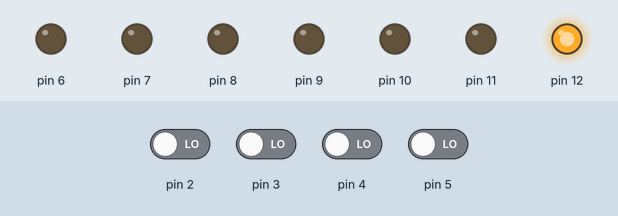
This sketch was run on a simulated Arduino Uno, built with avr-gcc and run on an emulated ATmega328P. Parts: output pins drawn as LEDs (lit = HIGH). The test bench sets the inputs (shaded band); at power-on: pin 2–5 LOW.

Above: at 6.8 s.
6.9 s: pin 3 driven HIGH
At 9.9 s:
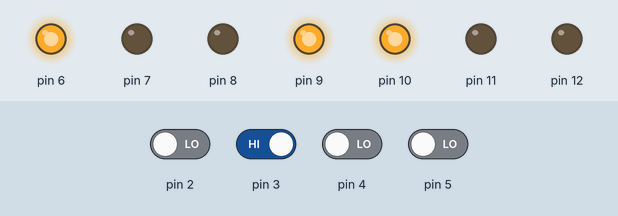
10.8 s: pin 4 driven HIGH
At 13.4 s:
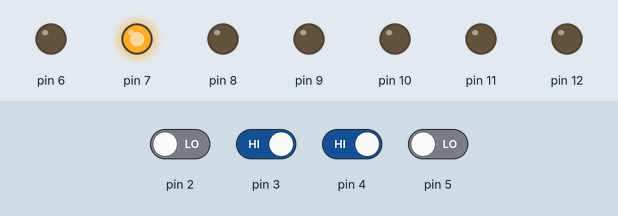
14.7 s: pin 5 driven HIGH
At 15.7 s:
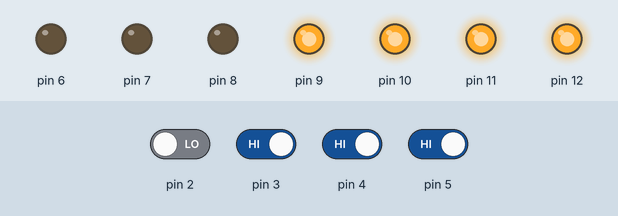
18.6 s: pin 3 driven LOW
At 21.5 s:
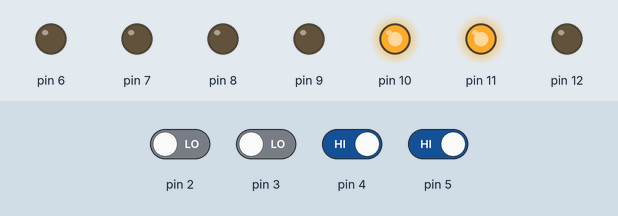
22.5 s: pin 4 driven LOW
At 25.0 s:
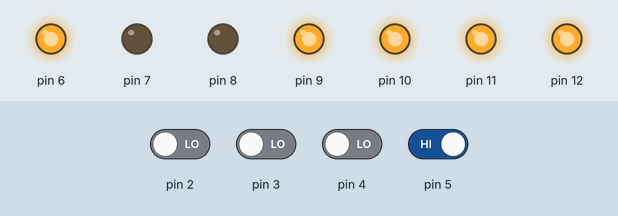
26.4 s: pin 2 driven HIGH
At 30.7 s:
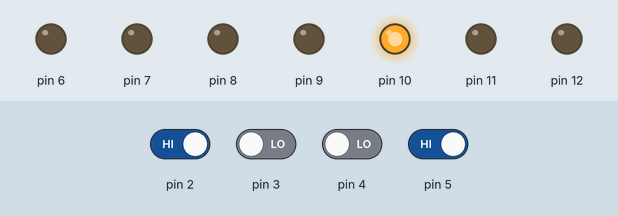
Timing chart, 0 to 32.2 s (numbered marks = the images above; inputs shaded):
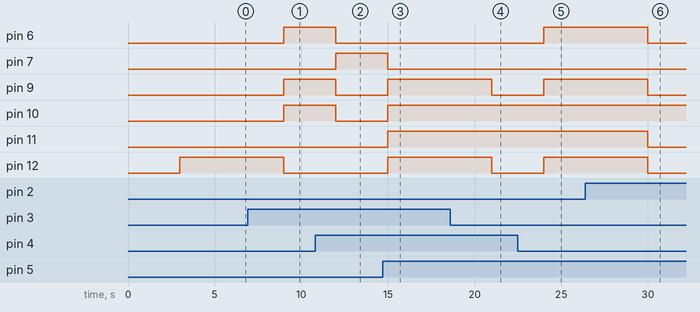

Measured:
- after the input at 6.9 s, pin 6, pin 9, pin 10: LOW → HIGH after 2.1 s; pin 12: HIGH → LOW after 2.1 s
- after the input at 10.8 s, pin 6, pin 9, pin 10: HIGH → LOW after 1.2 s; pin 7: LOW → HIGH after 1.2 s
- after the input at 14.7 s, pin 7: HIGH → LOW after 0.30 s; pin 9–12: LOW → HIGH after 0.30 s
- after the input at 18.6 s, pin 9, pin 12: HIGH → LOW after 2.4 s
- after the input at 22.5 s, pin 6, pin 9, pin 12: LOW → HIGH after 1.5 s
- after the input at 26.4 s, pin 6, pin 9, pin 11, pin 12: HIGH → LOW after 3.6 s

The sketch:

7447_decoder_implementation.ino
```cpp
void setup() {
  pinMode(2, INPUT);
  pinMode(3, INPUT);
  pinMode(4, INPUT);
  pinMode(5, INPUT);
  pinMode(6, OUTPUT);
  pinMode(7, OUTPUT);
  pinMode(8, OUTPUT);
  pinMode(9, OUTPUT);
  pinMode(10, OUTPUT);
  pinMode(11, OUTPUT);
  pinMode(12, OUTPUT);
}

void loop() {
  int A = digitalRead(2);
  delay(1000);
  int B = digitalRead(3);
  delay(1000);
  int C = digitalRead(4);
  delay(1000);
  int D = digitalRead(5);
  int a = (!A && !B && !C && D) || (!A && B && !C && !D);
  int b = (!A && B && !C && D) || (!A && B && C && !D);
  int c = !A && !B && C && !D;
  int d = (!A && !B && !C && D) || (!A && B && !C && !D) || (!A && B && C && D);
  int e = (!A && D) || (!A && B && !C) || (!B && !C && D);
  int f = (!A && !B && D) || (!A && !B && C) || (!A && C && D);
  int g = (!A && !B && !C) || (!A && B && C && D);

  digitalWrite(6, a * HIGH);
  digitalWrite(7, b * HIGH);
  digitalWrite(8, c * HIGH);
  digitalWrite(9, d * HIGH);
  digitalWrite(10, e * HIGH);
  digitalWrite(11, f * HIGH);
  digitalWrite(12, g * HIGH);
}
```
